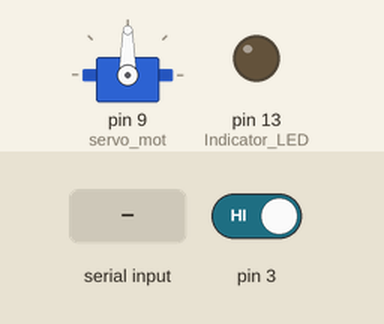
The sketch below on a simulated Arduino Uno, built with avr-gcc and run on an emulated ATmega328P. Shown: servo, output pins drawn as LEDs (lit = HIGH). Inputs (shaded band) come from the test bench; at power-on: pin 3 HIGH. What the sketch prints to the serial monitor is not drawn. At 14.9 s the program stops and its outputs stay as they are.

Above: at 1.2 s.
1.3 s: pin 3 driven LOW
At 2.0 s:
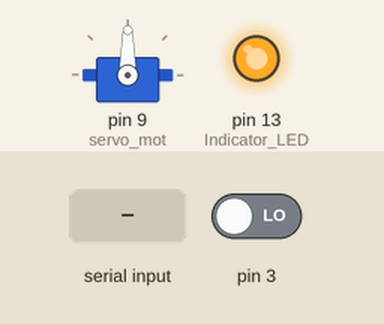
2.8 s: "1" received over Serial
At 8.2 s:
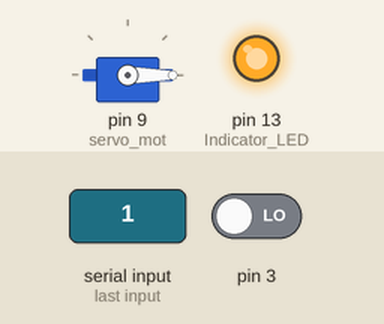
Timing chart, 0 to 16.4 s (numbered marks = the images above; inputs shaded):
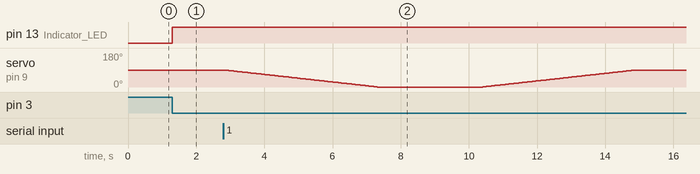

The sketch:

runarduino.ino
```cpp
#include<Servo.h>
Servo servo_mot;
int pos;
int c=0;
char flag;

void setup()
{
  pos=0;
  servo_mot.attach(9);  //Servo Motor
  pinMode(13,OUTPUT); //Indicator LED
  pinMode(7,INPUT); //IR Sensor
  Serial.begin(9600);
}
void loop()
{
  if (digitalRead(3)== LOW)
  {
    digitalWrite(13,HIGH);
    delay(10);
    if(Serial.available()>0)
    {
      Serial.write('1');
      flag=Serial.read();
    }
    if(c==1)
      exit(0);
    else
    {
      if(flag=='1')
      {
        for (pos = 90; pos >= 0; pos -= 1)
        {
          servo_mot.write(pos);
          delay(50);
        }
        delay(3000);
        for (pos = 0; pos <= 90; pos += 1)
        {
          servo_mot.write(pos);
          delay(50);
        }
      }
      if(flag>0)
        c=c+1;
    }
    }
    else
    {
      digitalWrite(13,LOW);
      Serial.write('0');
      delay(10);
    }
}
```

Measured:
- after the input at 1.3 s, pin 13 (Indicator_LED): LOW → HIGH at once
